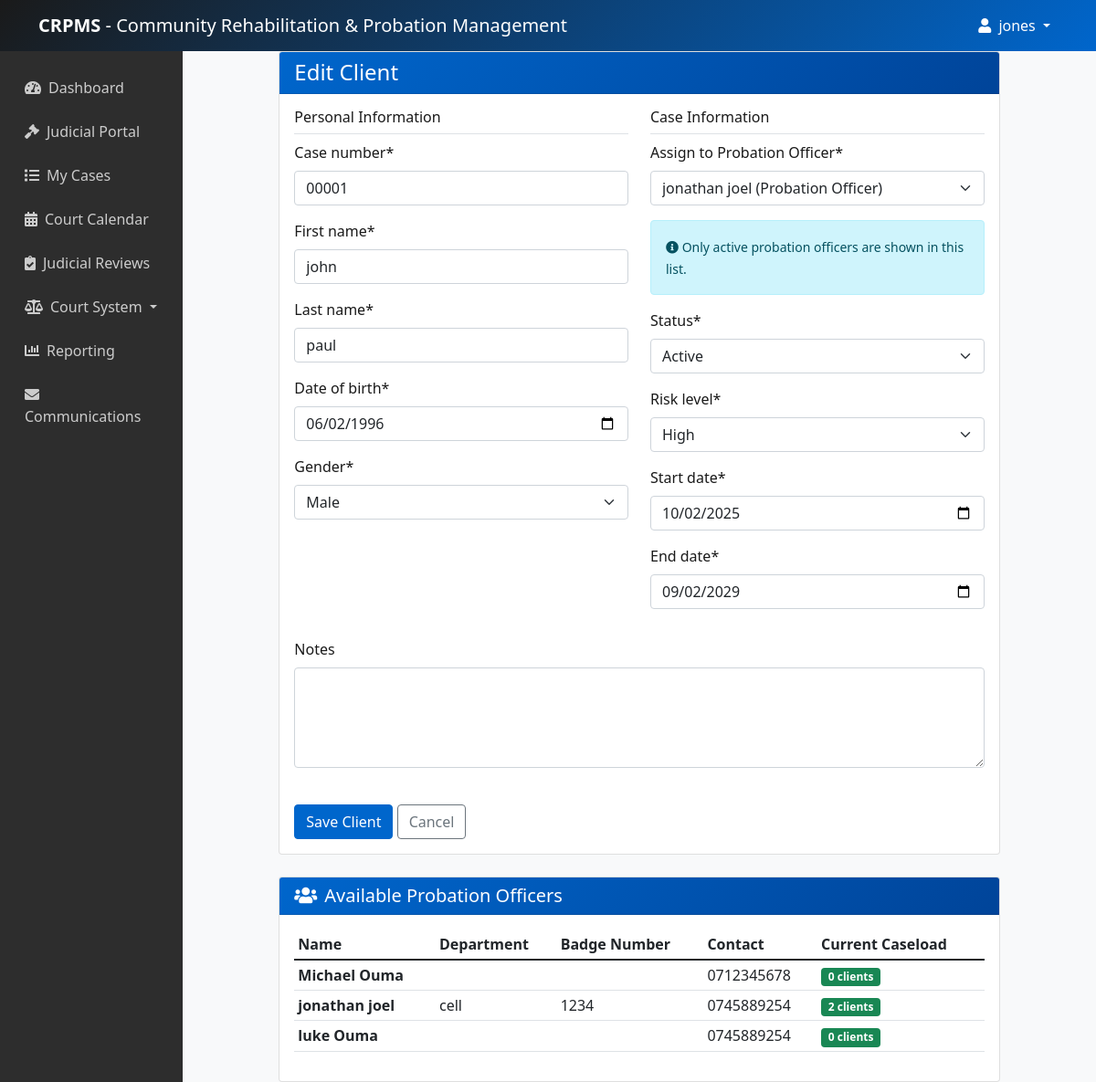
/clients/1/edit/ (signed in), run on an earlier commit of the app's database.
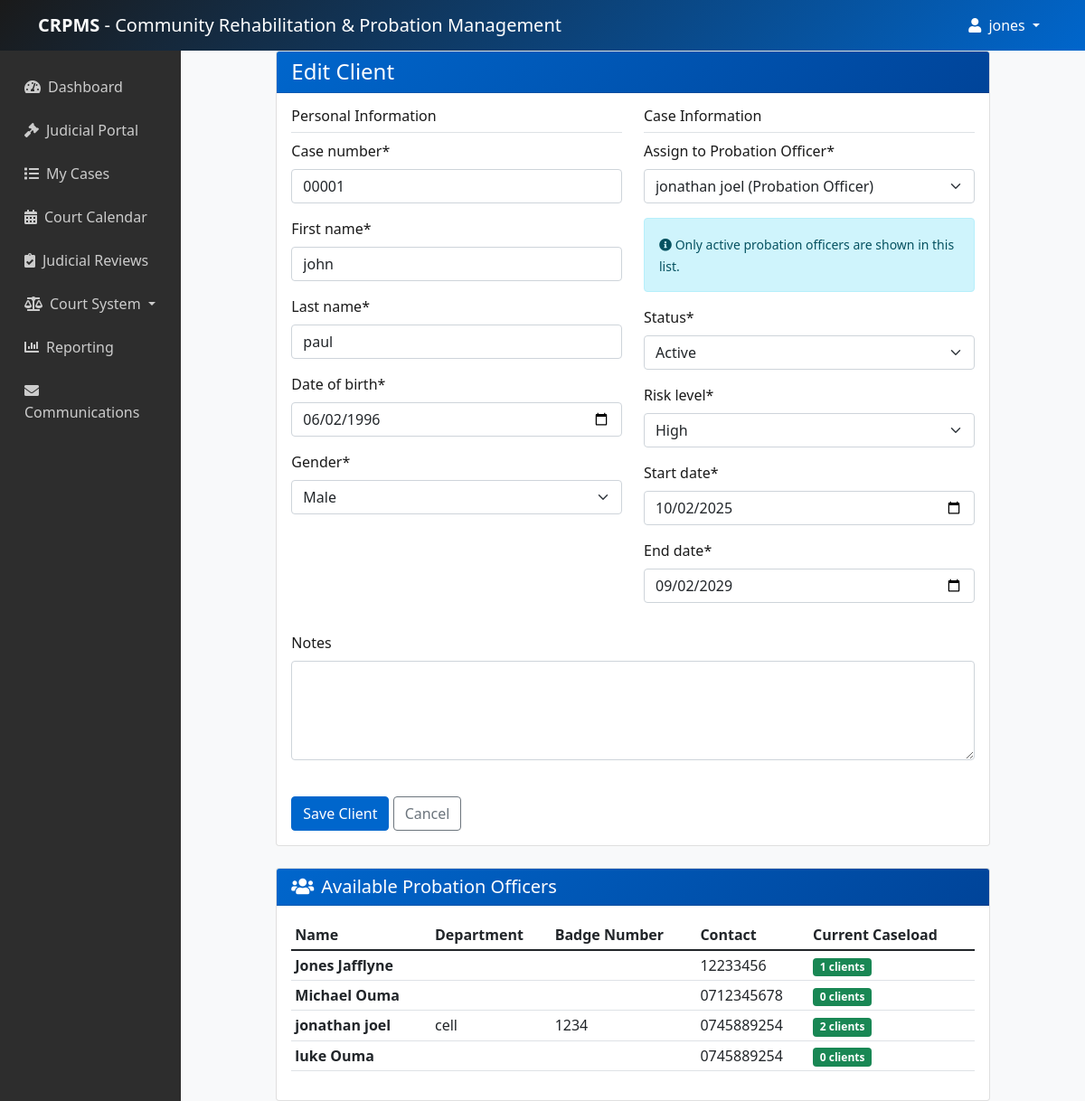
And on a later commit of the database.
### users/models.py (models this page shows, shortened)
class User(AbstractUser):
    USER_TYPE_CHOICES = (
        ('admin', 'System Administrator'),
        ('officer', 'Probation Officer'),
        ('staff', 'Support Staff'),
        ('judge', 'Judge'),
    )
    user_type = models.CharField(max_length=20, choices=USER_TYPE_CHOICES, default='officer')
    phone = models.CharField(max_length=20, blank=True)
    department = models.CharField(max_length=100, blank=True)
    badge_number = models.CharField(max_length=50, blank=True)
    profile_picture = models.ImageField(upload_to='profiles/', blank=True)
    is_active_officer = models.BooleanField(default=True)  # Track if officer is active
    court_jurisdiction = models.CharField(max_length=100, blank=True)  # For judges
    def __str__(self):
        return f"{self.get_full_name()} ({self.get_user_type_display()})"

### clients/views.py (the view)
# urls.py: path('<int:pk>/edit/', views.client_update, name='client_update'),
@login_required
def client_update(request, pk):
    client = get_object_or_404(Client, pk=pk)
    if request.user.user_type == 'officer' and client.assigned_officer != request.user:
        messages.error(request, "You don't have permission to edit this client.")
        return redirect('client_list')
    if request.method == 'POST':
        form = ClientForm(request.POST, instance=client, request=request)
        if form.is_valid():
            form.save()
            messages.success(request, f'Client {client.full_name} updated successfully!')
            return redirect('client_detail', pk=client.pk)
    else:
        form = ClientForm(instance=client, request=request)
    return render(request, 'clients/client_form.html', {'form': form, 'title': 'Edit Client'})

### clients/forms.py
class ClientForm(forms.ModelForm):
    class Meta:
        model = Client
        fields = ['case_number', 'first_name', 'last_name', 'date_of_birth',
                 'gender', 'assigned_officer', 'status', 'start_date',
                 'end_date', 'risk_level', 'notes']
        widgets = {
            'date_of_birth': forms.DateInput(attrs={'type': 'date'}),
            'start_date': forms.DateInput(attrs={'type': 'date'}),
            'end_date': forms.DateInput(attrs={'type': 'date'}),
            'notes': forms.Textarea(attrs={'rows': 4}),
        }
    def __init__(self, *args, **kwargs):
        self.request = kwargs.pop('request', None)
        super().__init__(*args, **kwargs)
        from users.models import User
        self.fields['assigned_officer'].queryset = User.objects.filter(
            user_type='officer',
            is_active_officer=True
        ).order_by('first_name', 'last_name')
        self.fields['assigned_officer'].label = "Assign to Probation Officer"
        self.fields['assigned_officer'].empty_label = "Select a Probation Officer"

### templates/clients/client_form.html (shortened to what the changed rows need)
{% extends 'base.html' %}
{% load crispy_forms_tags %}
{% block content %}
<div class="row justify-content-center">
    <div class="col-md-10">
        <div class="card mt-4">
            <div class="card-body">
                <div class="table-responsive">
                    <table class="table table-sm">
                        <thead>
                            <tr>
                                <th>Name</th>
                                <th>Department</th>
                                <th>Badge Number</th>
                                <th>Contact</th>
                                <th>Current Caseload</th>
                            </tr>
                        </thead>
                        <tbody>
                            {% for officer in form.fields.assigned_officer.queryset %}
                            <tr>
                                <td>
                                    <strong>{{ officer.get_full_name }}</strong>
                                </td>
                                <td>{{ officer.department }}</td>
                                <td>{{ officer.badge_number }}</td>
                                <td>{{ officer.phone|default:"Not provided" }}</td>
                                <td>
                                    <span class="badge
                                        {% if officer.client_set.count > 20 %}bg-danger
                                        {% elif officer.client_set.count > 10 %}bg-warning
                                        {% else %}bg-success{% endif %}">
                                        {{ officer.client_set.count }} clients
                                    </span>
                                </td>
                            </tr>
                            {% empty %}
                            <tr>
                                <td colspan="5" class="text-center text-muted">
                                    No active probation officers found.
                                </td>
                            </tr>
                            {% endfor %}
                        </tbody>
                    </table>
                </div>
            </div>
        </div>
    </div>
</div>
{% endblock %}

What changed in the data, as far as the page shows it:
added User: get_full_name "Jones Jafflyne", phone "12233456", client_set.count "1"
